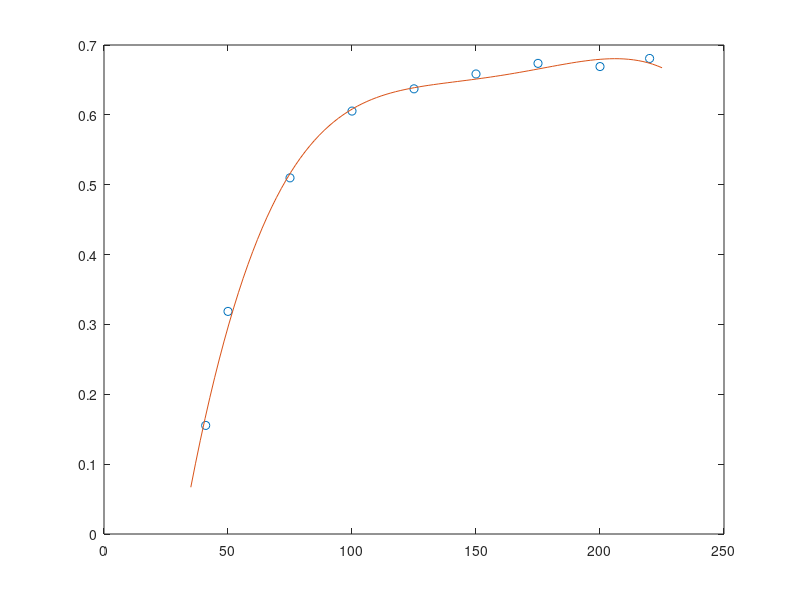

Recreate this plot in MATLAB.
I = [220 200 175 150 125 100 75 50 41];
n_f = -0.9059+0.0389.*I-0.00037.*(I.^2)+0.0000016.*(I.^3)-0.0000000024433.*(I.^4);
z = 2;
F = 96485;
N_c = 75;

n_h2 = (I.*N_c)./(z.*F);
m_h2 = 2.016.*1e-03.*n_h2;
v_h2 = m_h2./0.08988;
v_h2_per_hr_ideal = v_h2.*3600;

v_h2_per_hr_actual = [4.7 4.2 3.7 3.1 2.5 1.9 1.2 0.5 0.2];

faraday_efficiency = v_h2_per_hr_actual./v_h2_per_hr_ideal;

p = polyfit(I,faraday_efficiency,4);
x1 = linspace(35,225);
%y1 = polyval(p,x1);
%y2 = -2.441591427018927e-09.*x1.^4 + 1.559750751718082e-06.*x1.^3 - 3.691177071827737e-04.*x1.^2 + 0.038899124553164.*x1 - 0.905296203359991;

% use this parameters
y3 = -2.4415e-09.*x1.^4 + 1.5597e-06.*x1.^3 - 3.6911e-04.*x1.^2 + 0.03889.*x1 - 0.90529;

plot(I,faraday_efficiency,'o')
hold on
plot(x1,y3)
hold off
